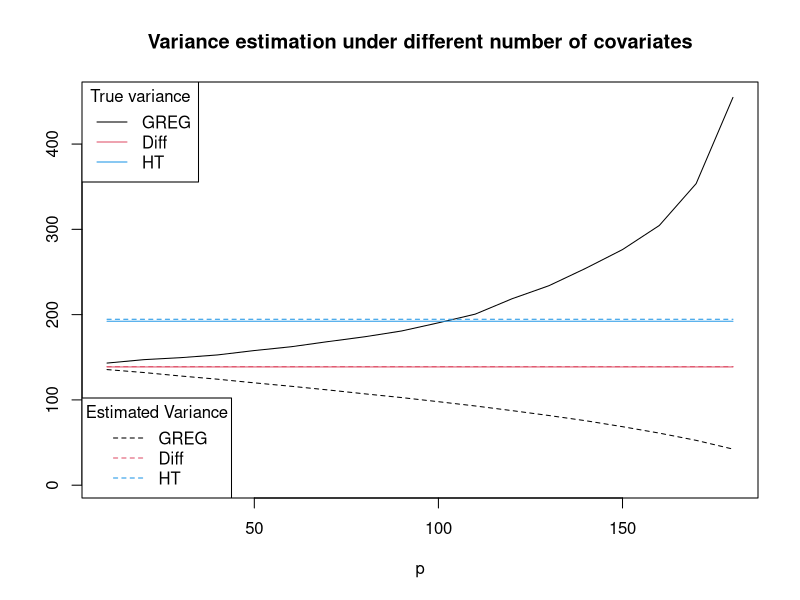

Source code (R):
# Experiments for variance estimation
# in high-dimensional covariates

N = 2000
n = 200
BIAS_res = NULL
SE_res = NULL
SEhat_res = NULL
pvec = (1:18) * 10

X_whole = matrix(rnorm(N * 500, 2, 1), nr = N, nc = 500)

Omega = matrix((n - N) * N / n^2 / (n-1), nr = n, nc = n)
diag(Omega) = (N-n) * N / n^2

for(p in pvec){
  # p = 10
  set.seed(1)
  print(p)
  s = 1
  
  X = X_whole[,1:p]
  beta = c(rep(1, s), rep(0, p - s))
  e = rnorm(N, 0, 1)
  y = X %*% beta + e
  t_y = sum(y)
  
  # pi1 = X[,1]^2 / sum(X[,1]^2) * n
  pi1 = rep(n / N, N)
  d1 = 1 / pi1
  
  res = NULL
  res2 = NULL
  res3 = NULL
  SIMNUM = 1000
  for(simnum in 1:SIMNUM){
    # set.seed(simnum)
    Index = sample(1:N, size = n, replace = FALSE, prob = pi1)
    y_s = y[Index]
    X_s = X[Index, ]
    d1_s = d1[Index]
    lm_obj = lm(y_s ~  X_s, weights = d1_s)
    beta_hat = lm_obj$coefficients[-1]
    #drop(solve(t(X_s) %*% diag(d1_s) %*% X_s, t(X_s) %*% diag(d1_s) %*% y_s))
    
    # beta_hat = unname(lm(y_s ~  t(apply(X_s, 1, function(k) k 
    # - colSums(X_s * d1_s) / N)), weights = d1_s)$coefficients[-1])
    
    y_HT = sum(y_s * d1_s)
    
    y_diff = drop(colSums(X) %*% beta + sum((y_s - drop(X_s %*% beta)) * d1_s))
    
    y_GREG = drop(colSums(X) %*% beta_hat + sum((y_s - drop(X_s %*% beta_hat)) * d1_s))
    
    y_model = drop(colSums(X) %*% beta_hat)
    
    # sigma_Debiased = sqrt(drop(t(e_s)  %*% Omega %*% e_s * N^2 / n^2))
    
    res = rbind(res, c(HT = y_HT, Diff = y_diff, GREG = y_GREG))
    
    sigma_HT = sqrt(t(y_s) %*% Omega %*% y_s)
    sigma_diff = sqrt(t(y_s - drop(X_s %*% beta)) %*% Omega %*% (y_s - drop(X_s %*% beta)))
    sigma_GREG = sqrt(t(y_s - drop(X_s %*% beta_hat)) %*% Omega %*% (y_s - drop(X_s %*% beta_hat)))
    
    res2 = rbind(res2, c(HT = sigma_HT, Diff = sigma_diff, GREG = sigma_GREG))
  }
  
  BIAS = colMeans(res - t_y)
  SE = apply(res, 2, function(x) sqrt(var(x) * (length(x)-1)/length(x) ))
  RMSE = apply(res - t_y, 2, function(x) sqrt(mean(x^2)))
  
  se_hat = colMeans(res2)
  
  cbind(BIAS, SE, RMSE)
  
  BIAS_res = rbind(BIAS_res, BIAS)
  SE_res = rbind(SE_res, SE)
  SEhat_res = rbind(SEhat_res, se_hat)
}

plot(pvec, SE_res[,3], type = "l", col = 1, ylim = c(min(BIAS_res), max(SE_res)), main = "Variance estimation under different number of covariates", xlab = "p", ylab = " ")
points(pvec, SE_res[,2], type = "l", col = 2)
points(pvec, SE_res[,1], type = "l", col = 4)
legend("topleft", c("GREG", "Diff", "HT"), col = c(1,2,4), lty = 1, title = "True variance")

points(pvec, SEhat_res[,3], type = "l", col = 1, lty = 2)
points(pvec, SEhat_res[,2], type = "l", col = 2, lty = 2)
points(pvec, SEhat_res[,1], type = "l", col = 4, lty = 2)
legend("bottomleft", c("GREG", "Diff", "HT"), col = c(1,2,4), lty = 2, title = "Estimated Variance")

# points(pvec, BIAS_res[,3], type = "l", col = 1, lty = 2)
# points(pvec, BIAS_res[,2], type = "l", col = 2, lty = 2)
# points(pvec, BIAS_res[,1], type = "l", col = 4, lty = 2)
# legend("bottomleft", c("GREG", "Diff", "HT"), col = c(1,2,4), lty = 2, title = "BIAS")
